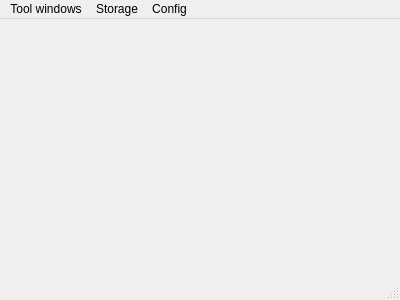
<?xml version="1.0" encoding="UTF-8"?>
<ui version="4.0">
 <class>ToolWindowManager</class>
 <widget class="QMainWindow" name="ToolWindowManager">
  <property name="geometry">
   <rect>
    <x>0</x>
    <y>0</y>
    <width>400</width>
    <height>300</height>
   </rect>
  </property>
  <property name="windowTitle">
   <string>ToolWindowManager</string>
  </property>
  <widget class="QWidget" name="centralWidget">
   <layout class="QVBoxLayout" name="verticalLayout">
    <property name="leftMargin">
     <number>0</number>
    </property>
    <property name="topMargin">
     <number>0</number>
    </property>
    <property name="rightMargin">
     <number>0</number>
    </property>
    <property name="bottomMargin">
     <number>0</number>
    </property>
    <item>
     <widget class="QToolWindowManager" name="toolWindowManager" native="true"/>
    </item>
   </layout>
  </widget>
  <widget class="QMenuBar" name="menuBar">
   <property name="geometry">
    <rect>
     <x>0</x>
     <y>0</y>
     <width>400</width>
     <height>23</height>
    </rect>
   </property>
   <widget class="QMenu" name="menuToolWindows">
    <property name="title">
     <string>Tool windows</string>
    </property>
   </widget>
   <widget class="QMenu" name="menuOptions">
    <property name="title">
     <string>Storage</string>
    </property>
    <addaction name="actionSaveState"/>
    <addaction name="actionRestoreState"/>
    <addaction name="actionClearState"/>
   </widget>
   <widget class="QMenu" name="menuConfig">
    <property name="title">
     <string>Config</string>
    </property>
    <addaction name="actionClosableTabs"/>
    <addaction name="actionInactiveTabButtonsVisible"/>
   </widget>
   <addaction name="menuToolWindows"/>
   <addaction name="menuOptions"/>
   <addaction name="menuConfig"/>
  </widget>
  <widget class="QStatusBar" name="statusBar"/>
  <action name="actionSaveState">
   <property name="text">
    <string>Save state</string>
   </property>
  </action>
  <action name="actionRestoreState">
   <property name="text">
    <string>Restore state</string>
   </property>
  </action>
  <action name="actionClearState">
   <property name="text">
    <string>Clear state and exit</string>
   </property>
  </action>
  <action name="actionClosableTabs">
   <property name="checkable">
    <bool>true</bool>
   </property>
   <property name="checked">
    <bool>true</bool>
   </property>
   <property name="text">
    <string>Closable tabs</string>
   </property>
  </action>
  <action name="actionInactiveTabButtonsVisible">
   <property name="checkable">
    <bool>true</bool>
   </property>
   <property name="checked">
    <bool>true</bool>
   </property>
   <property name="text">
    <string>Show buttons of inactive tabs</string>
   </property>
  </action>
 </widget>
 <layoutdefault spacing="6" margin="11"/>
 <customwidgets>
  <customwidget>
   <class>QToolWindowManager</class>
   <extends>QWidget</extends>
   <header>qtoolwindowmanager.h</header>
   <container>1</container>
  </customwidget>
 </customwidgets>
 <resources/>
 <connections/>
</ui>
